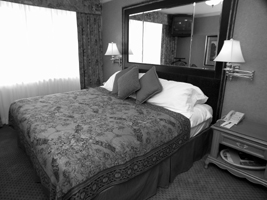
%> input picture img_LBP/image_0001.jpg, 267 x 200 px
$ octave demo_LBP.m   (GNU Octave 9; MATLAB toolbox functions it lacks are replaced by stand-ins)
%> lines starting %> are read from the running program, lines starting %| are printed output that depends on the picture
%> further down, I is the input picture: size 200x267 uint8; min 0, max 255, mean 108.7
### img_LBP/getmapping.m
%  GETMAPPING returns a mapping table for LBP codes.
%  MAPPING = GETMAPPING(SAMPLES,MAPPINGTYPE) returns a mapping for
%  LBP codes in a neighbourhood of SAMPLES sampling points.
%  Possible values for MAPPINGTYPE are
%       'u2'   for uniform LBP
%       'ri'   for rotation-invariant LBP
%       'riu2' for uniform rotation-invariant LBP.
%
%  Example:
%       I=imread('rice.tif');
%       MAPPING=getmapping(16,'riu2');
%       LBPHIST=lbp(I,2,16,MAPPING,'hist');
%  Now LBPHIST contains a rotation-invariant uniform LBP
%  histogram in a (16,2) neighbourhood.
%

function mapping = getmapping(samples,mappingtype)
%> called with samples = 8, mappingtype = 'u2'
% Version 0.1
% Authors: Marko Heikkil? and Timo Ahonen


mapping = 0:2^samples-1;
newMax  = 0; % number of patterns in the resulting LBP code
index   = 0;

if strcmp(mappingtype,'u2') %Uniform 2
  newMax = samples*(samples-1) + 3;
  for i = 0:2^samples-1
    j = bitset(bitshift(i,1,samples),1,bitget(i,samples)); %rotate left
    numt = sum(bitget(bitxor(i,j),1:samples)); %number of 1->0 and
                                               %0->1 transitions
                                               %in binary string
                                               %x is equal to the
                                               %number of 1-bits in
                                               %XOR(x,Rotate left(x))
    if numt <= 2
      mapping(i+1) = index;
      index = index + 1;
    else
      mapping(i+1) = newMax - 1;
    end
  end
end

if strcmp(mappingtype,'ri') %Rotation invariant
  tmpMap = zeros(2^samples) - 1;
  for i = 0:2^samples-1
    rm = i;
    r  = i;
    for j = 1:samples-1
      r = bitset(bitshift(r,1,samples),1,bitget(r,samples)); %rotate left
      if r < rm
        rm = r;
      end
    end
    if tmpMap(rm+1) < 0
      tmpMap(rm+1) = newMax;
      newMax = newMax + 1;
    end
    mapping(i+1) = tmpMap(rm+1);
  end
end

if strcmp(mappingtype,'riu2') %Uniform & Rotation invariant
  newMax = samples + 2;
  for i = 0:2^samples - 1
    j = bitset(bitshift(i,1,samples),1,bitget(i,samples)); %rotate left
    numt = sum(bitget(bitxor(i,j),1:samples));
    if numt <= 2
      mapping(i+1) = sum(bitget(i,1:samples));
    else
      mapping(i+1) = samples+1;
    end
  end
end

### img_LBP/lbp.m
%  LBP returns the local binary pattern image or LBP histogram of an image.
%
%  J = LBP(I,R,N,MAPPING,MODE) returns either a local binary pattern
%  coded image or the local binary pattern histogram of an intensity
%  image I. The LBP codes are computed using N sampling points on a
%  circle of radius R and using mapping table defined by MAPPING.
%  See the getmapping function for different mappings and use 0 for
%  no mapping. Possible values for MODE are
%       'h' or 'hist'  to get a histogram of LBP codes
%       'nh'           to get a normalized histogram
%  Otherwise an LBP code image is returned.
%
%  J = LBP(I) returns the original (basic) LBP histogram of image I
%
%  J = LBP(I,SP,MAPPING,MODE) computes the LBP codes using n sampling
%  points defined in (n * 2) matrix SP. The sampling points should be
%  defined around the origin (coordinates (0,0)).
%
%  Examples
%  --------
%       I=imread('rice.png');
%       mapping=getmapping(8,'u2');
%       H1=LBP(I,1,8,mapping,'h'); %LBP histogram in (8,1) neighborhood
%                                  %using uniform patterns
%       subplot(2,1,1),stem(H1);
%
%       H2=LBP(I);
%       subplot(2,1,2),stem(H2);
%
%       SP=[-1 -1; -1 0; -1 1; 0 -1; -0 1; 1 -1; 1 0; 1 1];
%       I2=LBP(I,SP,0,'i'); %LBP code image using sampling points in SP
%                           %and no mapping. Now H2 is equal to histogram
%                           %of I2.

function result = lbp(varargin) % image,radius,neighbors,mapping,mode)
% Version 0.3
% Authors: Marko Heikkil? and Timo Ahonen

% Check number of input arguments.
error(nargchk(1,5,nargin));

image=varargin{1};
d_image=double(image);

if nargin==1
    spoints=[-1 -1; -1 0; -1 1; 0 -1; -0 1; 1 -1; 1 0; 1 1];
    mapping=0;
    mode='h';
end

if (nargin == 2) && (length(varargin{2}) == 1)
    error('Input arguments');
end

if (nargin > 2) && (length(varargin{2}) == 1)
    radius=varargin{2};
%> radius = 1
    neighbors=varargin{3};
%> neighbors = 8

    spoints=zeros(neighbors,2);

    % Angle step.
    a = 2*pi/neighbors;
%> a = 0.785

    for i = 1:neighbors
        spoints(i,1) = -radius*sin((i-1)*a);
        spoints(i,2) = radius*cos((i-1)*a);
    end
%> this loop made 8 passes
%> after the loop, spoints = [0 1; -0.707 0.707; -1 6.12e-17; -0.707 -0.707; -1.22e-16 -1; 0.707 -0.707; 1 -1.84e-16; 0.707 0.707]
%     spoints(i,1) = -radius*sin((i-1)*a+pi*3/4);
%     spoints(i,2) = radius*cos((i-1)*a+pi*3/4);
    if(nargin >= 4)
        mapping=varargin{4};
%> mapping = 256 values, max 58 at index 6, min 0 at index 1, mean 51.32
    else
        mapping=0;
    end

    if(nargin >= 5)
        mode=varargin{5};
%> mode = 'h'
    else
        mode='h';
    end
end

if (nargin > 1) && (length(varargin{2}) > 1)
    spoints=varargin{2};

    if(nargin >= 3)
        mapping=varargin{3};
    else
        mapping=0;
    end

    if(nargin >= 4)
        mode=varargin{4};
    else
        mode='h';
    end
end

% Determine the dimensions of the input image.
[ysize xsize] = size(image);
%> ysize = 200; xsize = 267

neighbors=size(spoints,1);

miny=min(spoints(:,1));
%> miny = -1
maxy=max(spoints(:,1));
%> maxy = 1
minx=min(spoints(:,2));
%> minx = -1
maxx=max(spoints(:,2));
%> maxx = 1

% Block size, each LBP code is computed within a block of size bsizey*bsizex
bsizey=ceil(max(maxy,0))-floor(min(miny,0))+1;
%> bsizey = 3
bsizex=ceil(max(maxx,0))-floor(min(minx,0))+1;
%> bsizex = 3

% Coordinates of origin (0,0) in the block
origy=1-floor(min(miny,0));
%> origy = 2
origx=1-floor(min(minx,0));
%> origx = 2

% Minimum allowed size for the input image depends
% on the radius of the used LBP operator.
if(xsize < bsizex || ysize < bsizey)
  error('Too small input image. Should be at least (2*radius+1) x (2*radius+1)');
end

% Calculate dx and dy;
dx = xsize - bsizex;
%> dx = 264
dy = ysize - bsizey;
%> dy = 197

% Fill the center pixel matrix C.
C = image(origy:origy+dy,origx:origx+dx);
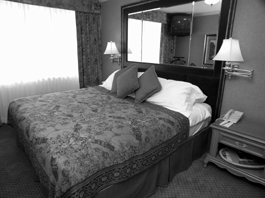
%> C: size 198x265 uint8; min 0, max 255, mean 109.1
d_C = double(C);

bins = 2^neighbors;
%> bins = 256

% Initialize the result matrix with zeros.
result=zeros(dy+1,dx+1);
%> result: size 198x265 double; every value is 0

%Compute the LBP code image

for i = 1:neighbors
  y = spoints(i,1)+origy;
  x = spoints(i,2)+origx;
  % Calculate floors, ceils and rounds for the x and y.
  fy = floor(y); cy = ceil(y); ry = round(y);
  fx = floor(x); cx = ceil(x); rx = round(x);
  % Check if interpolation is needed.
  if (abs(x - rx) < 1e-6) && (abs(y - ry) < 1e-6)
    % Interpolation is not needed, use original datatypes
    N = image(ry:ry+dy,rx:rx+dx);
    D = N >= C;
  else
    % Interpolation needed, use double type images
    ty = y - fy;
    tx = x - fx;

    % Calculate the interpolation weights.
    w1 = (1 - tx) * (1 - ty);
    w2 =      tx  * (1 - ty);
    w3 = (1 - tx) *      ty ;
    w4 =      tx  *      ty ;
    % Compute interpolated pixel values
    N = w1*d_image(fy:fy+dy,fx:fx+dx) + w2*d_image(fy:fy+dy,cx:cx+dx) + ...
        w3*d_image(cy:cy+dy,fx:fx+dx) + w4*d_image(cy:cy+dy,cx:cx+dx);
    D = N >= d_C;
  end
  % Update the result matrix.
  v = 2^(i-1);
  result = result + v*D;
end
%> this loop made 8 passes
%> (y, x, fy, cy, ry, fx, cx, rx) on passes 2, 4, 6, 8: (1.29, 2.71, 1, 2, 1, 2, 3, 3), (1.29, 1.29, 1, 2, 1, 1, 2, 1), (2.71, 1.29, 2, 3, 3, 1, 2, 1), (2.71, 2.71, 2, 3, 3, 2, 3, 3)
%> (y, x, fy, cy, ry, fx, cx, rx) on passes 1, 3, 5, 7: (2, 3, 2, 2, 2, 3, 3, 3), (1, 2, 1, 1, 1, 2, 2, 2), (2, 1, 1, 2, 2, 1, 1, 1), (3, 2, 3, 3, 3, 1, 2, 2)
%> pass 1, in lbp, `D = N >= C;`:
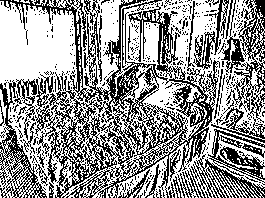
%> D: size 198x265 logical; 58.6% white; black in thin lines or dots

%Apply mapping if it is defined
if length(mapping) > 1
    bins = max(max(mapping)) + 1;
%> bins = 59
    for i = 1:size(result,1)
        for j = 1:size(result,2)
            result(i,j) = mapping(result(i,j)+1);
        end
    end
end

if (strcmp(mode,'h') || strcmp(mode,'hist') || strcmp(mode,'nh'))
    % Return with LBP histogram if mode equals 'hist'.
    result=hist(result(:),0:(bins-1));
%> result = 59 values, max 9764 at index 58, min 93 at index 30, mean 889.3
    if (strcmp(mode,'nh'))
        result=result/sum(result);
    end
else
    %Otherwise return a matrix of unsigned integers
    if ((bins-1)<=intmax('uint8'))
        result=uint8(result);
    elseif ((bins-1)<=intmax('uint16'))
        result=uint16(result);
    else
        result=uint32(result);
    end
end

end

### img_LBP/demo_LBP.m
I=imread('image_0001.jpg');
mapping=getmapping(8,'u2');
H1=lbp(I,1,8,mapping,'h'); %LBP histogram in (8,1) neighborhood using uniform patterns
%> H1 has the same summary as result in lbp
subplot(2,1,1),stem(H1);

H2=lbp(I);
%> after the loop in lbp (call 2), `for i = 1:neighbors`:
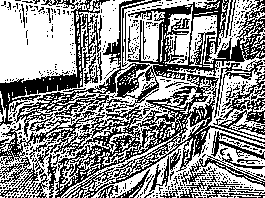
%> D: size 198x265 logical; 56.4% white; black in thin lines or dots
%> after the loop in lbp (call 2), `for i = 1:neighbors`:
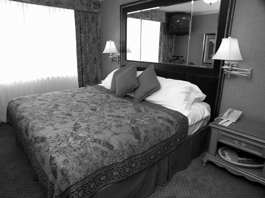
%> N: size 198x265 uint8; min 0, max 255, mean 108.6
%> after the loop in lbp (call 2), `for i = 1:neighbors`:
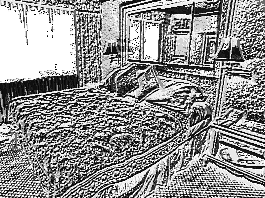
%> result: size 198x265 double; min 0, max 255, mean 145.7
%> in lbp (call 2), `result=hist(result(:),0:(bins-1));`: result = 256 values, max 9001 at index 256, min 5 at index 93, mean 205
%> H2 has the same summary as result in lbp
subplot(2,1,2),stem(H2);
%> after `stem(H2)`:
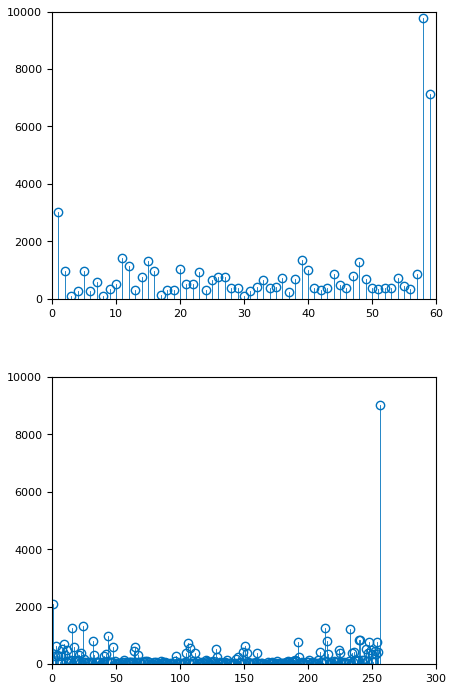
%> figure redrawn from the program's plot data, 2 panels; panel 1: highest point at x = 58, y = 9764; panel 2: highest point at x = 256, y = 9001

SP=[-1 -1; -1 0; -1 1; 0 -1; -0 1; 1 -1; 1 0; 1 1];
I2=lbp(I,SP,0,'i'); %LBP code image using sampling points in SP and no mapping. Now H2 is equal to histogram of I2.
%> in lbp (call 3), `spoints=varargin{2};`: spoints = [-1 -1; -1 0; -1 1; 0 -1; 0 1; 1 -1; 1 0; 1 1]
%> in lbp (call 3), `mapping=varargin{3};`: mapping = 0
%> in lbp (call 3), `mode=varargin{4};`: mode = 'i'
%> the loop in lbp (call 3), `for i = 1:neighbors` made 8 passes
%> (y, x, fy, cy, ry, fx, cx, rx) on passes 1 to 8: (1, 1, 1, 1, 1, 1, 1, 1), (1, 2, 1, 1, 1, 2, 2, 2), (1, 3, 1, 1, 1, 3, 3, 3), (2, 1, 2, 2, 2, 1, 1, 1), (2, 3, 2, 2, 2, 3, 3, 3), (3, 1, 3, 3, 3, 1, 1, 1), (3, 2, 3, 3, 3, 2, 2, 2), (3, 3, 3, 3, 3, 3, 3, 3)
%> pass 3, in lbp (call 3), `result = result + v*D;`:
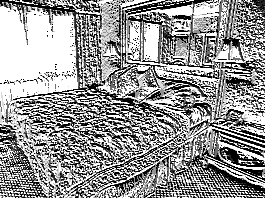
%> result: size 198x265 double; min 0, max 7, mean 4.16; drawn with min black and max white
